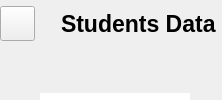
    <widget class="QWidget" name="mainBody" native="true">
     <property name="minimumSize">
      <size>
       <width>0</width>
       <height>0</height>
      </size>
     </property>
     <property name="styleSheet">
      <string notr="true"/>
     </property>
     <layout class="QVBoxLayout" name="verticalLayout_27">
      <property name="leftMargin">
       <number>0</number>
      </property>
      <property name="topMargin">
       <number>0</number>
      </property>
      <property name="rightMargin">
       <number>0</number>
      </property>
      <property name="bottomMargin">
       <number>0</number>
      </property>
      <item>
       <widget class="QWidget" name="HeaderFrame_6" native="true">
        <property name="maximumSize">
         <size>
          <width>16777215</width>
          <height>90</height>
         </size>
        </property>
        <layout class="QHBoxLayout" name="horizontalLayout_18">
         <property name="leftMargin">
          <number>0</number>
         </property>
         <property name="topMargin">
          <number>0</number>
         </property>
         <property name="rightMargin">
          <number>0</number>
         </property>
         <property name="bottomMargin">
          <number>0</number>
         </property>
         <item>
          <widget class="QWidget" name="widget_11" native="true">
           <property name="maximumSize">
            <size>
             <width>80</width>
             <height>16777215</height>
            </size>
           </property>
           <layout class="QHBoxLayout" name="horizontalLayout_19">
            <property name="spacing">
             <number>0</number>
            </property>
            <property name="leftMargin">
             <number>0</number>
            </property>
            <property name="topMargin">
             <number>0</number>
            </property>
            <property name="rightMargin">
             <number>20</number>
            </property>
            <property name="bottomMargin">
             <number>0</number>
            </property>
            <item>
             <widget class="QPushButton" name="pushButton_45">
              <property name="minimumSize">
               <size>
                <width>10</width>
                <height>20</height>
               </size>
              </property>
              <property name="maximumSize">
               <size>
                <width>35</width>
                <height>35</height>
               </size>
              </property>
              <property name="cursor">
               <cursorShape>PointingHandCursor</cursorShape>
              </property>
              <property name="styleSheet">
               <string notr="true">border-image:url(menubutton.jpg);</string>
              </property>
              <property name="text">
               <string/>
              </property>
             </widget>
            </item>
           </layout>
          </widget>
         </item>
         <item>
          <widget class="QLabel" name="label_7">
           <property name="font">
            <font>
             <family>Segoe UI</family>
             <pointsize>17</pointsize>
             <italic>false</italic>
             <bold>true</bold>
            </font>
           </property>
           <property name="styleSheet">
            <string notr="true">*{
	font: 700 17pt &quot;Segoe UI&quot;;
color: rgb(0, 0, 0);
}</string>
           </property>
           <property name="text">
            <string>Students Data</string>
           </property>
          </widget>
         </item>
         <item>
          <widget class="QWidget" name="widget_12" native="true"/>
         </item>
        </layout>
       </widget>
      </item>
      <item>
       <widget class="QWidget" name="mainFrame_6" native="true">
        <property name="minimumSize">
         <size>
          <width>0</width>
          <height>0</height>
         </size>
        </property>
        <property name="font">
         <font>
          <italic>true</italic>
         </font>
        </property>
        <property name="styleSheet">
         <string notr="true">border-image: url(white.png);</string>
        </property>
        <widget class="QPushButton" name="Show">
         <property name="geometry">
          <rect>
           <x>310</x>
           <y>500</y>
           <width>160</width>
           <height>40</height>
          </rect>
         </property>
         <property name="cursor">
          <cursorShape>PointingHandCursor</cursorShape>
         </property>
         <property name="styleSheet">
          <string notr="true">*{
border-radius: 15px;
border-image:url(&quot;22.png&quot;);

color:rgb(255, 255, 255);
font: 600 10pt &quot;Segoe UI&quot;;
}

#Show::hover{
border-image:url(&quot;buttom.png&quot;);

}</string>
         </property>
         <property name="text">
          <string>Show Student</string>
         </property>
        </widget>
        <widget class="QLineEdit" name="Year">
         <property name="enabled">
          <bool>false</bool>
         </property>
         <property name="geometry">
          <rect>
           <x>280</x>
           <y>180</y>
           <width>390</width>
           <height>40</height>
          </rect>
         </property>
         <property name="focusPolicy">
          <enum>Qt::StrongFocus</enum>
         </property>
         <property name="contextMenuPolicy">
          <enum>Qt::PreventContextMenu</enum>
         </property>
         <property name="styleSheet">
          <string notr="true">*{
border-image: url(textfield.png);
border-radius: 12px;font: 12pt &quot;Segoe UI&quot;;
}</string>
         </property>
         <property name="inputMask">
          <string/>
         </property>
         <property name="text">
          <string/>
         </property>
         <property name="frame">
          <bool>true</bool>
         </property>
         <property name="echoMode">
          <enum>QLineEdit::Normal</enum>
         </property>
         <property name="alignment">
          <set>Qt::AlignLeading|Qt::AlignLeft|Qt::AlignVCenter</set>
         </property>
         <property name="placeholderText">
          <string/>
         </property>
         <property name="cursorMoveStyle">
          <enum>Qt::LogicalMoveStyle</enum>
         </property>
         <property name="clearButtonEnabled">
          <bool>false</bool>
         </property>
        </widget>
        <widget class="QLineEdit" name="Name">
         <property name="enabled">
          <bool>false</bool>
         </property>
         <property name="geometry">
          <rect>
           <x>280</x>
           <y>108</y>
           <width>390</width>
           <height>40</height>
          </rect>
         </property>
         <property name="focusPolicy">
          <enum>Qt::StrongFocus</enum>
         </property>
         <property name="contextMenuPolicy">
          <enum>Qt::PreventContextMenu</enum>
         </property>
         <property name="styleSheet">
          <string notr="true">*{
border-image: url(textfield.png);
border-radius: 12px;font: 12pt &quot;Segoe UI&quot;;
}</string>
         </property>
         <property name="inputMask">
          <string/>
         </property>
         <property name="text">
          <string/>
         </property>
         <property name="frame">
          <bool>true</bool>
         </property>
         <property name="echoMode">
          <enum>QLineEdit::Normal</enum>
         </property>
         <property name="alignment">
          <set>Qt::AlignLeading|Qt::AlignLeft|Qt::AlignVCenter</set>
         </property>
         <property name="placeholderText">
          <string/>
         </property>
         <property name="cursorMoveStyle">
          <enum>Qt::LogicalMoveStyle</enum>
         </property>
         <property name="clearButtonEnabled">
          <bool>false</bool>
         </property>
        </widget>
        <widget class="QTextEdit" name="password">
         <property name="enabled">
          <bool>false</bool>
         </property>
         <property name="geometry">
          <rect>
           <x>40</x>
           <y>390</y>
           <width>190</width>
           <height>40</height>
          </rect>
         </property>
         <property name="styleSheet">
          <string notr="true">color: rgb(0, 0, 0);
background-color: qlineargradient(spread:pad, x1:0, y1:0, x2:1, y2:1, stop:0 rgba(255, 255, 255, 255), stop:1 rgba(255, 255, 255, 255));</string>
         </property>
         <property name="frameShape">
          <enum>QFrame::NoFrame</enum>
         </property>
         <property name="html">
          <string>&lt;!DOCTYPE HTML PUBLIC &quot;-//W3C//DTD HTML 4.0//EN&quot; &quot;http://www.w3.org/TR/REC-html40/strict.dtd&quot;&gt;
&lt;html&gt;&lt;head&gt;&lt;meta name=&quot;qrichtext&quot; content=&quot;1&quot; /&gt;&lt;meta charset=&quot;utf-8&quot; /&gt;&lt;style type=&quot;text/css&quot;&gt;
p, li { white-space: pre-wrap; }
hr { height: 1px; border-width: 0; }
&lt;/style&gt;&lt;/head&gt;&lt;body style=&quot; font-family:'Segoe UI'; font-size:9pt; font-weight:400; font-style:normal;&quot;&gt;
&lt;p style=&quot; margin-top:0px; margin-bottom:0px; margin-left:0px; margin-right:0px; -qt-block-indent:0; text-indent:0px;&quot;&gt;&lt;span style=&quot; font-size:11pt; font-weight:696;&quot;&gt;Password&lt;/span&gt;&lt;/p&gt;&lt;/body&gt;&lt;/html&gt;</string>
         </property>
        </widget>
        <widget class="QTextEdit" name="textEdit_10">
         <property name="enabled">
          <bool>false</bool>
         </property>
         <property name="geometry">
          <rect>
           <x>40</x>
           <y>40</y>
           <width>150</width>
           <height>40</height>
          </rect>
         </property>
         <property name="styleSheet">
          <string notr="true">color: rgb(0, 0, 0);
background-color: qlineargradient(spread:pad, x1:0, y1:0, x2:1, y2:1, stop:0 rgba(255, 255, 255, 255), stop:1 rgba(255, 255, 255, 255));</string>
         </property>
         <property name="frameShape">
          <enum>QFrame::NoFrame</enum>
         </property>
         <property name="html">
          <string>&lt;!DOCTYPE HTML PUBLIC &quot;-//W3C//DTD HTML 4.0//EN&quot; &quot;http://www.w3.org/TR/REC-html40/strict.dtd&quot;&gt;
&lt;html&gt;&lt;head&gt;&lt;meta name=&quot;qrichtext&quot; content=&quot;1&quot; /&gt;&lt;meta charset=&quot;utf-8&quot; /&gt;&lt;style type=&quot;text/css&quot;&gt;
p, li { white-space: pre-wrap; }
hr { height: 1px; border-width: 0; }
&lt;/style&gt;&lt;/head&gt;&lt;body style=&quot; font-family:'Segoe UI'; font-size:9pt; font-weight:400; font-style:normal;&quot;&gt;
&lt;p style=&quot; margin-top:0px; margin-bottom:0px; margin-left:0px; margin-right:0px; -qt-block-indent:0; text-indent:0px;&quot;&gt;&lt;span style=&quot; font-size:11pt; font-weight:696;&quot;&gt;Student ID&lt;/span&gt;&lt;/p&gt;&lt;/body&gt;&lt;/html&gt;</string>
         </property>
        </widget>
        <widget class="QLineEdit" name="ID">
         <property name="enabled">
          <bool>true</bool>
         </property>
         <property name="geometry">
          <rect>
           <x>280</x>
           <y>40</y>
           <width>390</width>
           <height>40</height>
          </rect>
         </property>
         <property name="focusPolicy">
          <enum>Qt::StrongFocus</enum>
         </property>
         <property name="contextMenuPolicy">
          <enum>Qt::PreventContextMenu</enum>
         </property>
         <property name="styleSheet">
          <string notr="true">*{
border-image: url(textfield.png);
border-radius: 12px;font: 12pt &quot;Segoe UI&quot;;
}</string>
         </property>
         <property name="inputMask">
          <string/>
         </property>
         <property name="text">
          <string/>
         </property>
         <property name="frame">
          <bool>true</bool>
         </property>
         <property name="echoMode">
          <enum>QLineEdit::Normal</enum>
         </property>
         <property name="alignment">
          <set>Qt::AlignLeading|Qt::AlignLeft|Qt::AlignVCenter</set>
         </property>
         <property name="placeholderText">
          <string/>
         </property>
         <property name="cursorMoveStyle">
          <enum>Qt::LogicalMoveStyle</enum>
         </property>
         <property name="clearButtonEnabled">
          <bool>false</bool>
         </property>
        </widget>
        <widget class="QComboBox" name="CurrentCourses">
         <property name="enabled">
          <bool>false</bool>
         </property>
         <property name="geometry">
          <rect>
           <x>280</x>
           <y>250</y>
           <width>390</width>
           <height>40</height>
          </rect>
         </property>
         <property name="styleSheet">
          <string notr="true">*{
border-image: url(textfield.png);
border-radius: 12px;font: 12pt &quot;Segoe UI&quot;;
}</string>
         </property>
         <property name="editable">
          <bool>false</bool>
         </property>
         <property name="insertPolicy">
          <enum>QComboBox::InsertAtBottom</enum>
         </property>
         <property name="placeholderText">
          <string/>
         </property>
         <property name="duplicatesEnabled">
          <bool>false</bool>
         </property>
         <property name="frame">
          <bool>true</bool>
         </property>
         <item>
          <property name="text">
           <string>0 Hours</string>
          </property>
         </item>
         <item>
          <property name="text">
           <string>1 Hour</string>
          </property>
         </item>
         <item>
          <property name="text">
           <string>2 Hours</string>
          </property>
         </item>
         <item>
          <property name="text">
           <string>3 Hours</string>
          </property>
         </item>
         <item>
          <property name="text">
           <string>4 Hours</string>
          </property>
         </item>
        </widget>
        <widget class="QLineEdit" name="Password">
         <property name="enabled">
          <bool>false</bool>
         </property>
         <property name="geometry">
          <rect>
           <x>280</x>
           <y>390</y>
           <width>390</width>
           <height>40</height>
          </rect>
         </property>
         <property name="focusPolicy">
          <enum>Qt::StrongFocus</enum>
         </property>
         <property name="contextMenuPolicy">
          <enum>Qt::PreventContextMenu</enum>
         </property>
         <property name="styleSheet">
          <string notr="true">*{
border-image: url(textfield.png);
border-radius: 12px;font: 12pt &quot;Segoe UI&quot;;
}</string>
         </property>
         <property name="inputMask">
          <string/>
         </property>
         <property name="text">
          <string/>
         </property>
         <property name="frame">
          <bool>true</bool>
         </property>
         <property name="echoMode">
          <enum>QLineEdit::Normal</enum>
         </property>
         <property name="alignment">
          <set>Qt::AlignLeading|Qt::AlignLeft|Qt::AlignVCenter</set>
         </property>
         <property name="placeholderText">
          <string/>
         </property>
         <property name="cursorMoveStyle">
          <enum>Qt::LogicalMoveStyle</enum>
         </property>
         <property name="clearButtonEnabled">
          <bool>false</bool>
         </property>
        </widget>
        <widget class="QTextEdit" name="name">
         <property name="enabled">
          <bool>false</bool>
         </property>
         <property name="geometry">
          <rect>
           <x>40</x>
           <y>110</y>
           <width>150</width>
           <height>40</height>
          </rect>
         </property>
         <property name="styleSheet">
          <string notr="true">background-color: qlineargradient(spread:pad, x1:0, y1:0, x2:1, y2:1, stop:0 rgba(255, 255, 255, 255), stop:1 rgba(255, 255, 255, 255));
color: rgb(0, 0, 0);</string>
         </property>
         <property name="frameShape">
          <enum>QFrame::NoFrame</enum>
         </property>
         <property name="frameShadow">
          <enum>QFrame::Sunken</enum>
         </property>
         <property name="html">
          <string>&lt;!DOCTYPE HTML PUBLIC &quot;-//W3C//DTD HTML 4.0//EN&quot; &quot;http://www.w3.org/TR/REC-html40/strict.dtd&quot;&gt;
&lt;html&gt;&lt;head&gt;&lt;meta name=&quot;qrichtext&quot; content=&quot;1&quot; /&gt;&lt;meta charset=&quot;utf-8&quot; /&gt;&lt;style type=&quot;text/css&quot;&gt;
p, li { white-space: pre-wrap; }
hr { height: 1px; border-width: 0; }
&lt;/style&gt;&lt;/head&gt;&lt;body style=&quot; font-family:'Segoe UI'; font-size:9pt; font-weight:400; font-style:normal;&quot;&gt;
&lt;p style=&quot; margin-top:0px; margin-bottom:0px; margin-left:0px; margin-right:0px; -qt-block-indent:0; text-indent:0px;&quot;&gt;&lt;span style=&quot; font-size:11pt; font-weight:696;&quot;&gt;Student Name&lt;/span&gt;&lt;/p&gt;&lt;/body&gt;&lt;/html&gt;</string>
         </property>
        </widget>
        <widget class="QTextEdit" name="finishedcourses">
         <property name="enabled">
          <bool>false</bool>
         </property>
         <property name="geometry">
          <rect>
           <x>40</x>
           <y>323</y>
           <width>190</width>
           <height>40</height>
          </rect>
         </property>
         <property name="styleSheet">
          <string notr="true">color: rgb(0, 0, 0);
background-color: qlineargradient(spread:pad, x1:0, y1:0, x2:1, y2:1, stop:0 rgba(255, 255, 255, 255), stop:1 rgba(255, 255, 255, 255));</string>
         </property>
         <property name="frameShape">
          <enum>QFrame::NoFrame</enum>
         </property>
         <property name="html">
          <string>&lt;!DOCTYPE HTML PUBLIC &quot;-//W3C//DTD HTML 4.0//EN&quot; &quot;http://www.w3.org/TR/REC-html40/strict.dtd&quot;&gt;
&lt;html&gt;&lt;head&gt;&lt;meta name=&quot;qrichtext&quot; content=&quot;1&quot; /&gt;&lt;meta charset=&quot;utf-8&quot; /&gt;&lt;style type=&quot;text/css&quot;&gt;
p, li { white-space: pre-wrap; }
hr { height: 1px; border-width: 0; }
&lt;/style&gt;&lt;/head&gt;&lt;body style=&quot; font-family:'Segoe UI'; font-size:9pt; font-weight:400; font-style:normal;&quot;&gt;
&lt;p style=&quot; margin-top:0px; margin-bottom:0px; margin-left:0px; margin-right:0px; -qt-block-indent:0; text-indent:0px;&quot;&gt;&lt;span style=&quot; font-size:11pt; font-weight:696;&quot;&gt;Finished Courses&lt;/span&gt;&lt;/p&gt;&lt;/body&gt;&lt;/html&gt;</string>
         </property>
        </widget>
        <widget class="QTextEdit" name="year">
         <property name="enabled">
          <bool>false</bool>
         </property>
         <property name="geometry">
          <rect>
           <x>40</x>
           <y>182</y>
           <width>170</width>
           <height>40</height>
          </rect>
         </property>
         <property name="styleSheet">
          <string notr="true">color: rgb(0, 0, 0);
background-color: qlineargradient(spread:pad, x1:0, y1:0, x2:1, y2:1, stop:0 rgba(255, 255, 255, 255), stop:1 rgba(255, 255, 255, 255));</string>
         </property>
         <property name="frameShape">
          <enum>QFrame::NoFrame</enum>
         </property>
         <property name="html">
          <string>&lt;!DOCTYPE HTML PUBLIC &quot;-//W3C//DTD HTML 4.0//EN&quot; &quot;http://www.w3.org/TR/REC-html40/strict.dtd&quot;&gt;
&lt;html&gt;&lt;head&gt;&lt;meta name=&quot;qrichtext&quot; content=&quot;1&quot; /&gt;&lt;meta charset=&quot;utf-8&quot; /&gt;&lt;style type=&quot;text/css&quot;&gt;
p, li { white-space: pre-wrap; }
hr { height: 1px; border-width: 0; }
&lt;/style&gt;&lt;/head&gt;&lt;body style=&quot; font-family:'Segoe UI'; font-size:9pt; font-weight:400; font-style:normal;&quot;&gt;
&lt;p style=&quot; margin-top:0px; margin-bottom:0px; margin-left:0px; margin-right:0px; -qt-block-indent:0; text-indent:0px;&quot;&gt;&lt;span style=&quot; font-size:11pt; font-weight:696;&quot;&gt;Academic Year&lt;/span&gt;&lt;/p&gt;&lt;/body&gt;&lt;/html&gt;</string>
         </property>
        </widget>
        <widget class="QTextEdit" name="currrentcourses">
         <property name="enabled">
          <bool>false</bool>
         </property>
         <property name="geometry">
          <rect>
           <x>40</x>
           <y>252</y>
           <width>220</width>
           <height>40</height>
          </rect>
         </property>
         <property name="styleSheet">
          <string notr="true">color: rgb(0, 0, 0);
background-color: qlineargradient(spread:pad, x1:0, y1:0, x2:1, y2:1, stop:0 rgba(255, 255, 255, 255), stop:1 rgba(255, 255, 255, 255));</string>
         </property>
         <property name="frameShape">
          <enum>QFrame::NoFrame</enum>
         </property>
         <property name="html">
          <string>&lt;!DOCTYPE HTML PUBLIC &quot;-//W3C//DTD HTML 4.0//EN&quot; &quot;http://www.w3.org/TR/REC-html40/strict.dtd&quot;&gt;
&lt;html&gt;&lt;head&gt;&lt;meta name=&quot;qrichtext&quot; content=&quot;1&quot; /&gt;&lt;meta charset=&quot;utf-8&quot; /&gt;&lt;style type=&quot;text/css&quot;&gt;
p, li { white-space: pre-wrap; }
hr { height: 1px; border-width: 0; }
&lt;/style&gt;&lt;/head&gt;&lt;body style=&quot; font-family:'Segoe UI'; font-size:9pt; font-weight:400; font-style:normal;&quot;&gt;
&lt;p style=&quot; margin-top:0px; margin-bottom:0px; margin-left:0px; margin-right:0px; -qt-block-indent:0; text-indent:0px;&quot;&gt;&lt;span style=&quot; font-size:11pt; font-weight:696;&quot;&gt;Current Courses&lt;/span&gt;&lt;/p&gt;&lt;/body&gt;&lt;/html&gt;</string>
         </property>
        </widget>
        <widget class="QComboBox" name="FinishedCourses">
         <property name="enabled">
          <bool>false</bool>
         </property>
         <property name="geometry">
          <rect>
           <x>280</x>
           <y>320</y>
           <width>390</width>
           <height>40</height>
          </rect>
         </property>
         <property name="styleSheet">
          <string notr="true">*{
border-image: url(textfield.png);
border-radius: 12px;font: 12pt &quot;Segoe UI&quot;;
}</string>
         </property>
         <property name="editable">
          <bool>false</bool>
         </property>
         <property name="insertPolicy">
          <enum>QComboBox::InsertAtBottom</enum>
         </property>
         <property name="placeholderText">
          <string/>
         </property>
         <property name="duplicatesEnabled">
          <bool>false</bool>
         </property>
         <property name="frame">
          <bool>true</bool>
         </property>
         <item>
          <property name="text">
           <string>OOP</string>
          </property>
         </item>
         <item>
          <property name="text">
           <string>Data Structure</string>
          </property>
         </item>
         <item>
          <property name="text">
           <string>English</string>
          </property>
         </item>
         <item>
          <property name="text">
           <string>Business</string>
          </property>
         </item>
         <item>
          <property name="text">
           <string>AI</string>
          </property>
         </item>
         <item>
          <property name="text">
           <string>Introduction to computer science</string>
          </property>
         </item>
         <item>
          <property name="text">
           <string>Logic Design</string>
          </property>
         </item>
         <item>
          <property name="text">
           <string>Electronics</string>
          </property>
         </item>
        </widget>
        <widget class="QPushButton" name="Edit">
         <property name="geometry">
          <rect>
           <x>320</x>
           <y>500</y>
           <width>140</width>
           <height>40</height>
          </rect>
         </property>
         <property name="cursor">
          <cursorShape>PointingHandCursor</cursorShape>
         </property>
         <property name="styleSheet">
          <string notr="true">*{
border-radius: 15px;
border-image:url(&quot;22.png&quot;);

color:rgb(255, 255, 255);
font: 600 10pt &quot;Segoe UI&quot;;
}

#Edit::hover{
border-image:url(&quot;buttom.png&quot;);

}</string>
         </property>
         <property name="text">
          <string>Edit</string>
         </property>
        </widget>
        <widget class="QPushButton" name="Done">
         <property name="geometry">
          <rect>
           <x>330</x>
           <y>500</y>
           <width>120</width>
           <height>40</height>
          </rect>
         </property>
         <property name="cursor">
          <cursorShape>PointingHandCursor</cursorShape>
         </property>
         <property name="styleSheet">
          <string notr="true">*{
border-radius: 15px;
border-image:url(&quot;22.png&quot;);

color:rgb(255, 255, 255);
font: 600 10pt &quot;Segoe UI&quot;;
}

#Done::hover{
border-image:url(&quot;buttom.png&quot;);

}</string>
         </property>
         <property name="text">
          <string>Done</string>
         </property>
        </widget>
        <widget class="QTextEdit" name="textEdit_17">
         <property name="enabled">
          <bool>false</bool>
         </property>
         <property name="geometry">
          <rect>
           <x>740</x>
           <y>290</y>
           <width>480</width>
           <height>33</height>
          </rect>
         </property>
         <property name="maximumSize">
          <size>
           <width>16777215</width>
           <height>33</height>
          </size>
         </property>
         <property name="styleSheet">
          <string notr="true">color: rgb(0, 0, 0);
background-color: qlineargradient(spread:pad, x1:0, y1:0, x2:1, y2:1, stop:0 rgba(255, 255, 255, 255), stop:1 rgba(255, 255, 255, 255));</string>
         </property>
         <property name="frameShape">
          <enum>QFrame::NoFrame</enum>
         </property>
         <property name="html">
          <string>&lt;!DOCTYPE HTML PUBLIC &quot;-//W3C//DTD HTML 4.0//EN&quot; &quot;http://www.w3.org/TR/REC-html40/strict.dtd&quot;&gt;
&lt;html&gt;&lt;head&gt;&lt;meta name=&quot;qrichtext&quot; content=&quot;1&quot; /&gt;&lt;meta charset=&quot;utf-8&quot; /&gt;&lt;style type=&quot;text/css&quot;&gt;
p, li { white-space: pre-wrap; }
hr { height: 1px; border-width: 0; }
&lt;/style&gt;&lt;/head&gt;&lt;body style=&quot; font-family:'Segoe UI'; font-size:9pt; font-weight:400; font-style:normal;&quot;&gt;
&lt;p style=&quot; margin-top:0px; margin-bottom:0px; margin-left:0px; margin-right:0px; -qt-block-indent:0; text-indent:0px;&quot;&gt;&lt;span style=&quot; font-size:11pt; font-weight:696;&quot;&gt;Finished Courses&lt;/span&gt;&lt;/p&gt;&lt;/body&gt;&lt;/html&gt;</string>
         </property>
        </widget>
        <widget class="QTextEdit" name="textEdit_18">
         <property name="enabled">
          <bool>false</bool>
         </property>
         <property name="geometry">
          <rect>
           <x>740</x>
           <y>20</y>
           <width>480</width>
           <height>33</height>
          </rect>
         </property>
         <property name="maximumSize">
          <size>
           <width>16777215</width>
           <height>33</height>
          </size>
         </property>
         <property name="styleSheet">
          <string notr="true">color: rgb(0, 0, 0);
background-color: qlineargradient(spread:pad, x1:0, y1:0, x2:1, y2:1, stop:0 rgba(255, 255, 255, 255), stop:1 rgba(255, 255, 255, 255));</string>
         </property>
         <property name="frameShape">
          <enum>QFrame::NoFrame</enum>
         </property>
         <property name="html">
          <string>&lt;!DOCTYPE HTML PUBLIC &quot;-//W3C//DTD HTML 4.0//EN&quot; &quot;http://www.w3.org/TR/REC-html40/strict.dtd&quot;&gt;
&lt;html&gt;&lt;head&gt;&lt;meta name=&quot;qrichtext&quot; content=&quot;1&quot; /&gt;&lt;meta charset=&quot;utf-8&quot; /&gt;&lt;style type=&quot;text/css&quot;&gt;
p, li { white-space: pre-wrap; }
hr { height: 1px; border-width: 0; }
&lt;/style&gt;&lt;/head&gt;&lt;body style=&quot; font-family:'Segoe UI'; font-size:9pt; font-weight:400; font-style:normal;&quot;&gt;
&lt;p style=&quot; margin-top:0px; margin-bottom:0px; margin-left:0px; margin-right:0px; -qt-block-indent:0; text-indent:0px;&quot;&gt;&lt;span style=&quot; font-size:11pt; font-weight:696;&quot;&gt;Current Courses&lt;/span&gt;&lt;/p&gt;&lt;/body&gt;&lt;/html&gt;</string>
         </property>
        </widget>
        <widget class="QScrollArea" name="scrollArea_3">
         <property name="geometry">
          <rect>
           <x>750</x>
           <y>60</y>
           <width>420</width>
           <height>200</height>
          </rect>
         </property>
         <property name="minimumSize">
          <size>
           <width>250</width>
           <height>100</height>
          </size>
         </property>
         <property name="styleSheet">
          <string notr="true">*{border-radius: 23px;
border-image: url(textfield.png);
}</string>
         </property>
         <property name="widgetResizable">
          <bool>true</bool>
         </property>
         <widget class="QWidget" name="scrollAreaWidgetContents_3">
          <property name="geometry">
           <rect>
            <x>0</x>
            <y>0</y>
            <width>420</width>
            <height>200</height>
           </rect>
          </property>
          <layout class="QVBoxLayout" name="verticalLayout_3">
           <item>
            <spacer name="verticalSpacer_3">
             <property name="orientation">
              <enum>Qt::Vertical</enum>
             </property>
             <property name="sizeHint" stdset="0">
              <size>
               <width>20</width>
               <height>295</height>
              </size>
             </property>
            </spacer>
           </item>
          </layout>
         </widget>
        </widget>
        <widget class="QScrollArea" name="scrollArea_4">
         <property name="geometry">
          <rect>
           <x>750</x>
           <y>330</y>
           <width>420</width>
           <height>190</height>
          </rect>
         </property>
         <property name="minimumSize">
          <size>
           <width>250</width>
           <height>100</height>
          </size>
         </property>
         <property name="styleSheet">
          <string notr="true">*{border-radius: 23px;
border-image: url(textfield.png);
}</string>
         </property>
         <property name="widgetResizable">
          <bool>true</bool>
         </property>
         <widget class="QWidget" name="scrollAreaWidgetContents_4">
          <property name="geometry">
           <rect>
            <x>0</x>
            <y>0</y>
            <width>420</width>
            <height>190</height>
           </rect>
          </property>
          <layout class="QVBoxLayout" name="verticalLayout_4">
           <item>
            <spacer name="verticalSpacer_4">
             <property name="orientation">
              <enum>Qt::Vertical</enum>
             </property>
             <property name="sizeHint" stdset="0">
              <size>
               <width>20</width>
               <height>295</height>
              </size>
             </property>
            </spacer>
           </item>
          </layout>
         </widget>
        </widget>
       </widget>
      </item>
     </layout>
    </widget>
